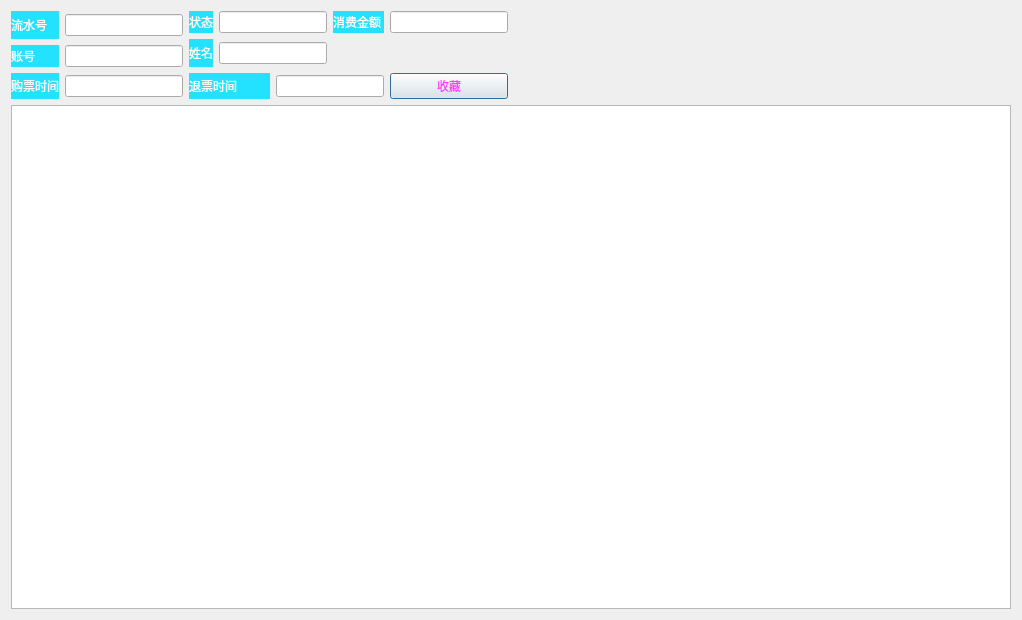
<?xml version="1.0" encoding="UTF-8"?>
<ui version="4.0">
 <class>RecordationDialog</class>
 <widget class="QDialog" name="RecordationDialog">
  <property name="geometry">
   <rect>
    <x>0</x>
    <y>0</y>
    <width>1022</width>
    <height>620</height>
   </rect>
  </property>
  <property name="windowTitle">
   <string>订单详情</string>
  </property>
  <property name="styleSheet">
   <string notr="true">QDialog#RecordationDialog {
border-image: url(:/resources/17.jpg) 0 0 0 0 stretch stretch;}</string>
  </property>
  <layout class="QGridLayout" name="gridLayout_2">
   <item row="0" column="0">
    <layout class="QGridLayout" name="gridLayout">
     <item row="0" column="0" rowspan="2">
      <widget class="QLabel" name="label">
       <property name="styleSheet">
        <string notr="true">qproperty-alignment: AlignCenter;  color: rgb(255, 255, 255);
background-color: rgb(35, 226, 255);</string>
       </property>
       <property name="text">
        <string>流水号</string>
       </property>
      </widget>
     </item>
     <item row="0" column="1" rowspan="2">
      <widget class="QLineEdit" name="lineEditID">
       <property name="readOnly">
        <bool>true</bool>
       </property>
      </widget>
     </item>
     <item row="0" column="2">
      <widget class="QLabel" name="label_5">
       <property name="styleSheet">
        <string notr="true">qproperty-alignment: AlignCenter;  color: rgb(255, 255, 255);
background-color: rgb(35, 226, 255);</string>
       </property>
       <property name="text">
        <string>状态</string>
       </property>
      </widget>
     </item>
     <item row="0" column="3" colspan="2">
      <widget class="QLineEdit" name="lineEditStatus">
       <property name="readOnly">
        <bool>true</bool>
       </property>
      </widget>
     </item>
     <item row="0" column="5">
      <widget class="QLabel" name="label_4">
       <property name="styleSheet">
        <string notr="true">qproperty-alignment: AlignCenter;  color: rgb(255, 255, 255);
background-color: rgb(35, 226, 255);</string>
       </property>
       <property name="text">
        <string>消费金额</string>
       </property>
      </widget>
     </item>
     <item row="0" column="6">
      <widget class="QLineEdit" name="lineEditMoney">
       <property name="readOnly">
        <bool>true</bool>
       </property>
      </widget>
     </item>
     <item row="1" column="2" rowspan="2">
      <widget class="QLabel" name="label_3">
       <property name="styleSheet">
        <string notr="true">qproperty-alignment: AlignCenter;  color: rgb(255, 255, 255);
background-color: rgb(35, 226, 255);</string>
       </property>
       <property name="text">
        <string>姓名</string>
       </property>
      </widget>
     </item>
     <item row="1" column="3" rowspan="2" colspan="2">
      <widget class="QLineEdit" name="lineEditUserName">
       <property name="readOnly">
        <bool>true</bool>
       </property>
      </widget>
     </item>
     <item row="2" column="0">
      <widget class="QLabel" name="label_2">
       <property name="styleSheet">
        <string notr="true">qproperty-alignment: AlignCenter;  color: rgb(255, 255, 255);
background-color: rgb(35, 226, 255);</string>
       </property>
       <property name="text">
        <string>账号</string>
       </property>
      </widget>
     </item>
     <item row="2" column="1">
      <widget class="QLineEdit" name="lineEditUserID">
       <property name="readOnly">
        <bool>true</bool>
       </property>
      </widget>
     </item>
     <item row="3" column="0">
      <widget class="QLabel" name="label_6">
       <property name="styleSheet">
        <string notr="true">qproperty-alignment: AlignCenter;  color: rgb(255, 255, 255);
background-color: rgb(35, 226, 255);</string>
       </property>
       <property name="text">
        <string>购票时间</string>
       </property>
      </widget>
     </item>
     <item row="3" column="1">
      <widget class="QLineEdit" name="lineEditStartTime">
       <property name="readOnly">
        <bool>true</bool>
       </property>
      </widget>
     </item>
     <item row="3" column="2" colspan="2">
      <widget class="QLabel" name="label_7">
       <property name="styleSheet">
        <string notr="true">qproperty-alignment: AlignCenter;  color: rgb(255, 255, 255);
background-color: rgb(35, 226, 255);</string>
       </property>
       <property name="text">
        <string>退票时间</string>
       </property>
      </widget>
     </item>
     <item row="3" column="4" colspan="2">
      <widget class="QLineEdit" name="lineEditEndTime">
       <property name="readOnly">
        <bool>true</bool>
       </property>
      </widget>
     </item>
     <item row="3" column="6">
      <widget class="QPushButton" name="recshoucang">
       <property name="styleSheet">
        <string notr="true">qproperty-alignment: AlignCenter;  
color: rgb(255, 55, 255);</string>
       </property>
       <property name="text">
        <string>收藏</string>
       </property>
      </widget>
     </item>
    </layout>
   </item>
   <item row="0" column="1">
    <spacer name="horizontalSpacer">
     <property name="orientation">
      <enum>Qt::Orientation::Horizontal</enum>
     </property>
     <property name="sizeHint" stdset="0">
      <size>
       <width>424</width>
       <height>20</height>
      </size>
     </property>
    </spacer>
   </item>
   <item row="1" column="0" colspan="2">
    <widget class="QTableView" name="tableViewItem">
     <property name="minimumSize">
      <size>
       <width>1000</width>
       <height>300</height>
      </size>
     </property>
    </widget>
   </item>
  </layout>
 </widget>
 <tabstops>
  <tabstop>lineEditID</tabstop>
  <tabstop>lineEditStatus</tabstop>
  <tabstop>lineEditMoney</tabstop>
  <tabstop>lineEditUserID</tabstop>
  <tabstop>lineEditUserName</tabstop>
  <tabstop>lineEditStartTime</tabstop>
  <tabstop>tableViewItem</tabstop>
 </tabstops>
 <resources/>
 <connections/>
</ui>
